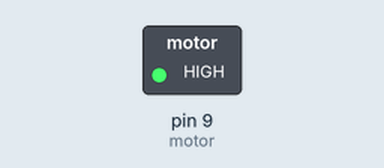
This sketch was run on a simulated Arduino Uno, built with avr-gcc and run on an emulated ATmega328P. Shown: switched loads named in the sketch (green lamp = pin HIGH).

Above: at 1.5 s.
At 4.5 s:
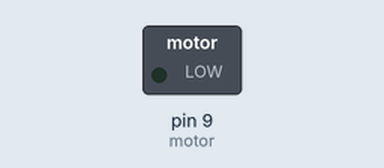
Timing chart, 0 to 7.8 s (numbered marks = the images above):
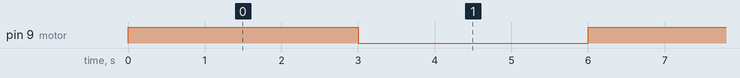

The sketch:

code.ino
```cpp
int motor = 9;

void setup() {
  pinMode(motor, OUTPUT);
}

void loop() {
  digitalWrite(motor, HIGH);
  delay(3000);

  digitalWrite(motor, LOW);
  delay(3000);
}
```

Measured:
- by itself, pin 9 (motor): alternates HIGH for 3.0 s and LOW for 3.0 s
